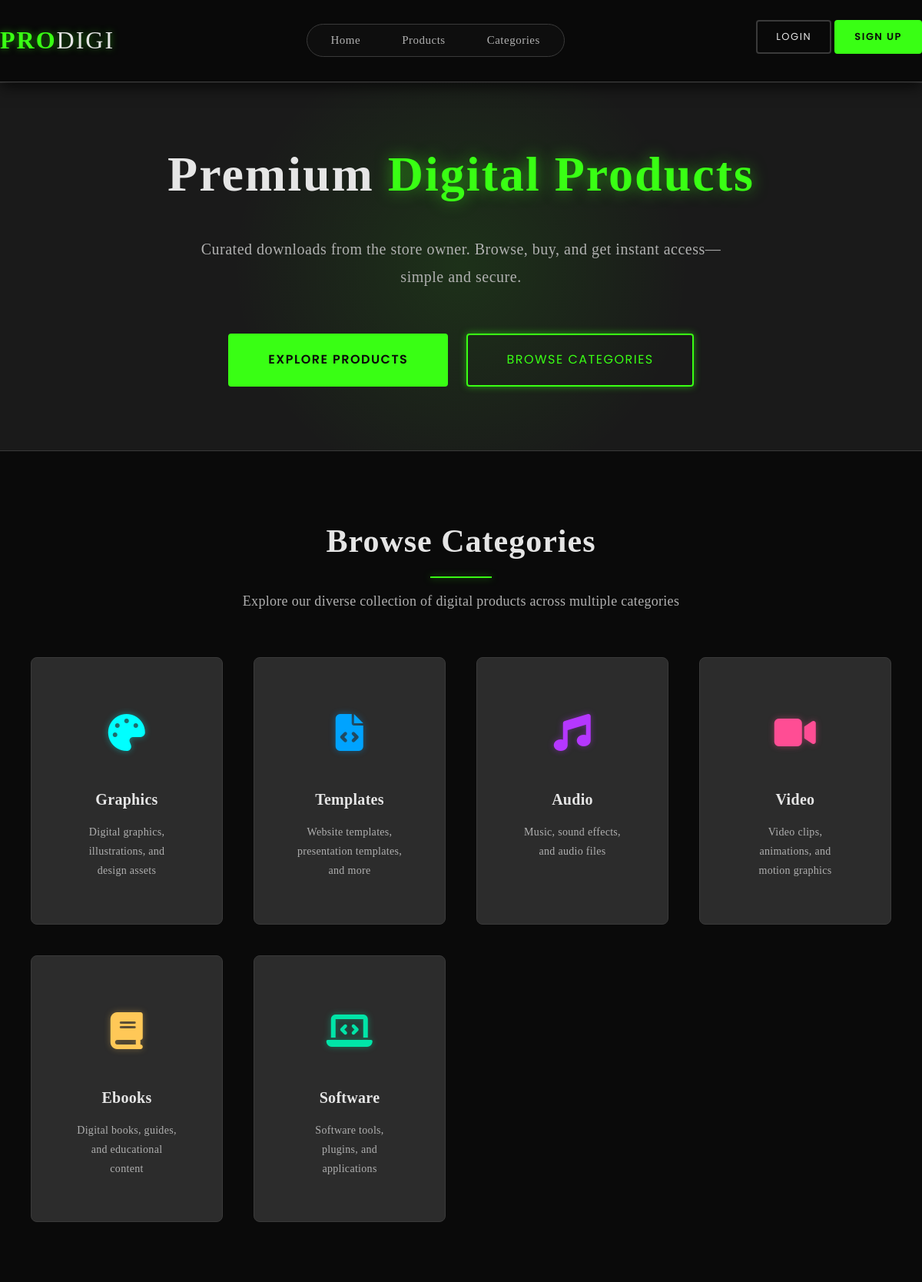
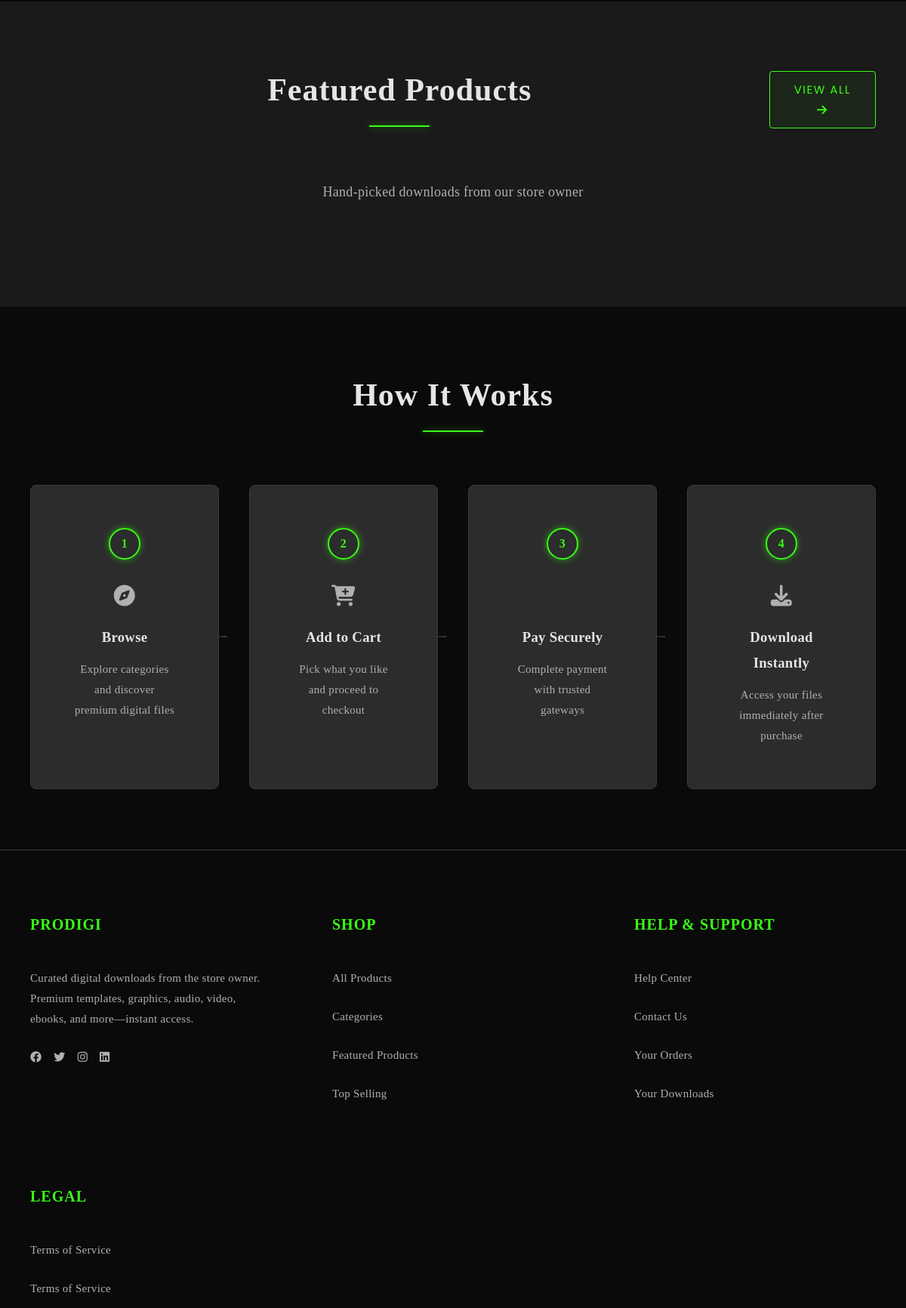
The page / (upper part) on the database its author committed (2 pictures, top to bottom).
### tables this page shows
CREATE TABLE categories (
    category_id INT PRIMARY KEY AUTO_INCREMENT,
    category_name VARCHAR(50) NOT NULL,
    category_slug VARCHAR(50) UNIQUE NOT NULL,
    category_description TEXT,
    category_icon VARCHAR(100),
    parent_category_id INT DEFAULT NULL,
    is_active TINYINT(1) DEFAULT 1,
    display_order INT DEFAULT 0,
    created_at TIMESTAMP DEFAULT CURRENT_TIMESTAMP,
    FOREIGN KEY (parent_category_id) REFERENCES categories(category_id) ON DELETE SET NULL,
    INDEX idx_category_slug (category_slug)
);

### index.php (called while the page is built, shortened)
<?php
require_once __DIR__ . '/config/config.php';
$category = new Category();
$categories = $category->getAllCategories();
include VIEWS_PATH . '/home.php';
?>

### config/config.php (called while the page is built, shortened)
<?php
spl_autoload_register(function ($class_name) {
    $utilsClasses = ['FileUpload', 'Utils', 'Category', 'Review'];
    if (in_array($class_name, $utilsClasses)) {
        $file = CLASSES_PATH . '/Utils.php';
        if (file_exists($file)) {
            return;
        }
    }
});
?>

### classes/Database.php (called while the page is built, shortened)
<?php
class Database {
    private static $instance = null;
    private $connection;
    private $host;
    private $username;
    private $password;
    private $database;
    private $charset;
    private function __construct() {
        $this->host = DB_HOST;
        $this->username = DB_USER;
        $this->password = DB_PASS;
        $this->database = DB_NAME;
        $this->charset = DB_CHARSET;
    }
    public static function getInstance() {
        if (self::$instance === null) {
            self::$instance = new self();
        }
        return self::$instance;
    }
    private function connect() {
        try {
            $dsn = "mysql:host={$this->host};dbname={$this->database};charset={$this->charset}";
            $options = [
                PDO::ATTR_ERRMODE => PDO::ERRMODE_EXCEPTION,
                PDO::ATTR_DEFAULT_FETCH_MODE => PDO::FETCH_ASSOC,
                PDO::ATTR_EMULATE_PREPARES => false,
                PDO::ATTR_PERSISTENT => true
            ];
            $this->connection = new PDO($dsn, $this->username, $this->password, $options);
        } catch (PDOException $e) {
            throw new Exception("Database connection failed: " . $e->getMessage());
        }
    }
    public function query($query, $params = []) {
        try {
            $stmt = $this->connection->prepare($query);
            $stmt->execute($params);
            return $stmt;
        } catch (PDOException $e) {
            throw new Exception("Query execution failed: " . $e->getMessage());
        }
    }
    public function fetchAll($query, $params = []) {
        $stmt = $this->query($query, $params);
        return $stmt->fetchAll();
    }
}
?>

### classes/Utils.php (called while the page is built, shortened)
<?php
class Category {
    private $db;
    public function __construct() {
        $this->db = Database::getInstance();
    }
    public function getAllCategories() {
        $query = "SELECT c.*,
                  (SELECT COUNT(*) FROM products p WHERE p.category_id = c.category_id AND p.is_active = 1) as product_count,
                  parent.category_name as parent_name
                  FROM categories c
                  LEFT JOIN categories parent ON c.parent_category_id = parent.category_id
                  ORDER BY c.display_order ASC, c.category_name ASC";
        return $this->db->fetchAll($query);
    }
}
?>

### views/home.php (the view, shortened to what this page needs)
<!DOCTYPE html>
<html lang="en">
<head>
        <link rel="stylesheet" href="<?php echo CSS_URL; ?>/dark-neon-theme.css">
    <link rel="stylesheet" href="https://cdnjs.cloudflare.com/ajax/libs/font-awesome/6.4.0/css/all.min.css">
</head>
<body class="home">
    <?php include VIEWS_PATH . '/includes/header.php'; ?>
    <section class="hero">
        <div class="container">
            <div class="hero-content">
                <h1>Premium <span class="highlight">Digital Products</span></h1>
                <p>Curated downloads from the store owner. Browse, buy, and get instant access—simple and secure.</p>
                <div class="hero-buttons">
                    <a href="products.php" class="btn btn-secondary btn-lg">Explore Products</a>
                    <a href="categories.php" class="btn btn-primary btn-lg">Browse Categories</a>
                </div>
            </div>
        </div>
    </section>
        <section>
        <div class="container">
            <h2 class="section-title">Browse Categories</h2>
            <p class="section-subtitle">Explore our diverse collection of digital products across multiple categories</p>
            <div class="categories-grid">
                <?php $i = 0; foreach ($categories as $category): $i++;
                    $accents = ['accent-cyan','accent-blue','accent-purple','accent-pink','accent-amber','accent-teal'];
                    $accentClass = $accents[($i - 1) % count($accents)];
                ?>
                <a href="products.php?category=<?php echo $category['category_slug']; ?>" class="category-card <?php echo $accentClass; ?>">
                    <div class="category-icon">
                        <i class="<?php echo $category['category_icon']; ?>"></i>
                    </div>
                    <h3 class="category-name"><?php echo htmlspecialchars($category['category_name']); ?></h3>
                    <p class="category-count"><?php echo htmlspecialchars($category['category_description']); ?></p>
                </a>
                <?php endforeach; ?>
            </div>
        </div>
    </section>
        <section>
        <div class="container">
            <div class="section-header">
                <h2 class="section-title">Featured Products</h2>
                    <a href="products.php?featured=1" class="btn btn-ghost">View All <i class="fas fa-arrow-right"></i></a>
            </div>
                <p class="section-subtitle">Hand-picked downloads from our store owner</p>
        </div>
    </section>
    <section class="how-it-works">
        <div class="container">
            <h2 class="section-title">How It Works</h2>
            <div class="steps-grid">
                <div class="step-card">
                    <div class="step-number">1</div>
                    <div class="step-icon"><i class="fas fa-compass"></i></div>
                    <h3>Browse</h3>
                    <p>Explore categories and discover premium digital files</p>
                </div>
                <div class="step-card">
                    <div class="step-number">2</div>
                    <div class="step-icon"><i class="fas fa-cart-plus"></i></div>
                    <h3>Add to Cart</h3>
                    <p>Pick what you like and proceed to checkout</p>
                </div>
                <div class="step-card">
                    <div class="step-number">3</div>
                    <div class="step-icon"><i class="fas fa-shield-check"></i></div>
                    <h3>Pay Securely</h3>
                    <p>Complete payment with trusted gateways</p>
                </div>
                <div class="step-card">
                    <div class="step-number">4</div>
                    <div class="step-icon"><i class="fas fa-download"></i></div>
                    <h3>Download Instantly</h3>
                    <p>Access your files immediately after purchase</p>
                </div>
            </div>
        </div>
    </section>
    <?php include VIEWS_PATH . '/includes/footer.php'; ?>
</body>
</html>

### rows shown on the page
categories: category_name "Graphics", category_description "Digital graphics, illustrations, and design assets"
categories: category_name "Templates", category_description "Website templates, presentation templates, and more"
categories: category_name "Audio", category_description "Music, sound effects, and audio files"
categories: category_name "Video", category_description "Video clips, animations, and motion graphics"
categories: category_name "Ebooks", category_description "Digital books, guides, and educational content"
categories: category_name "Software", category_description "Software tools, plugins, and applications"
